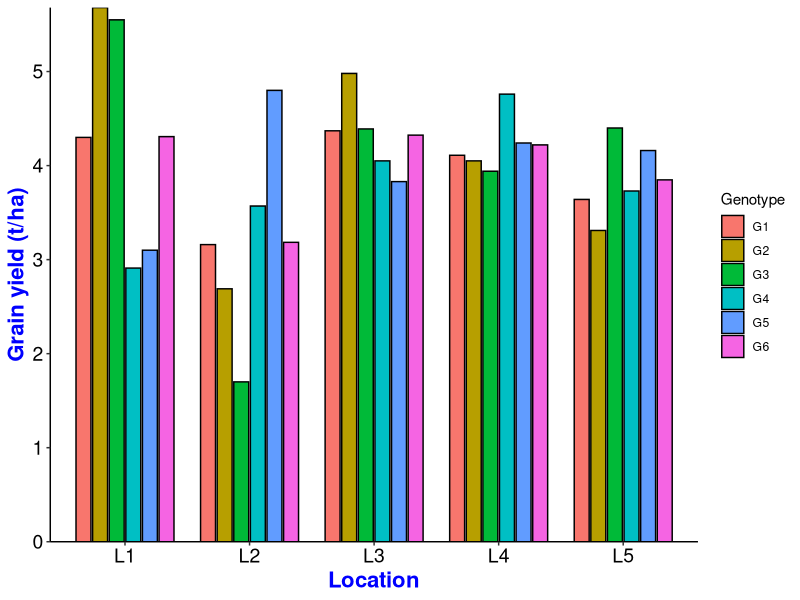
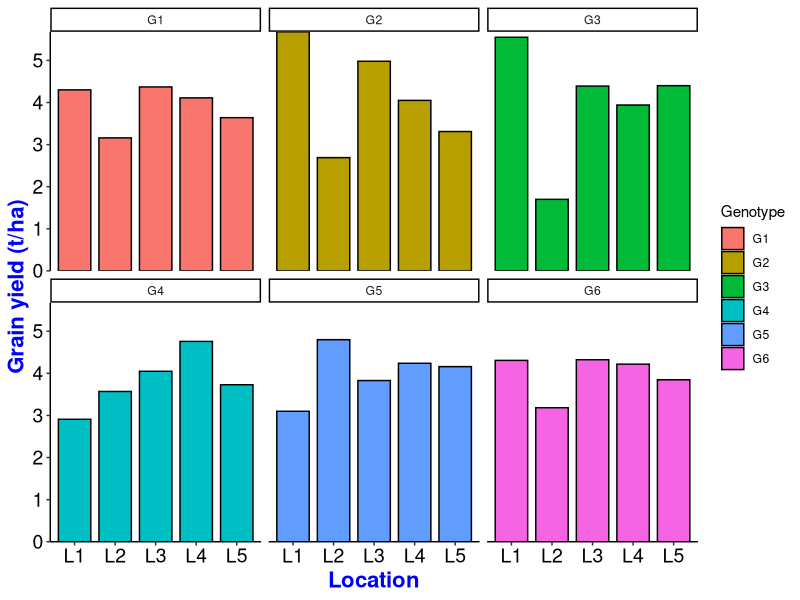
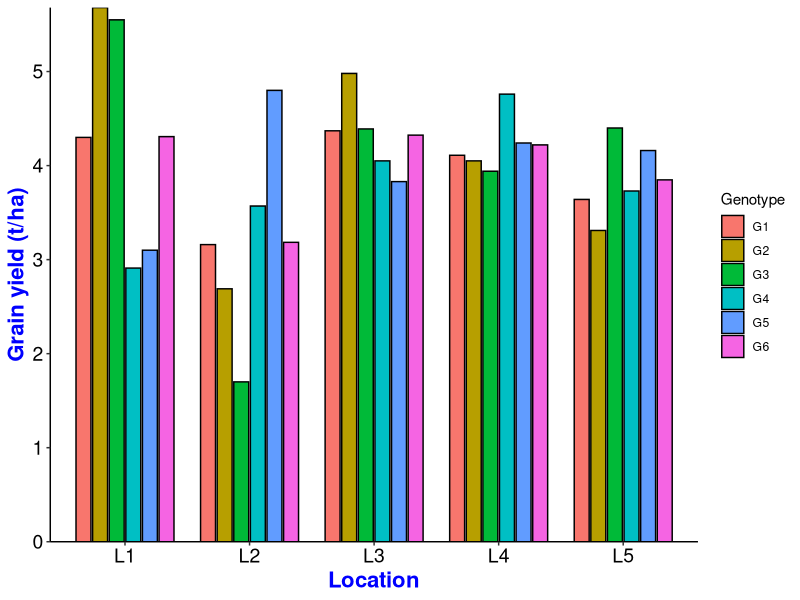
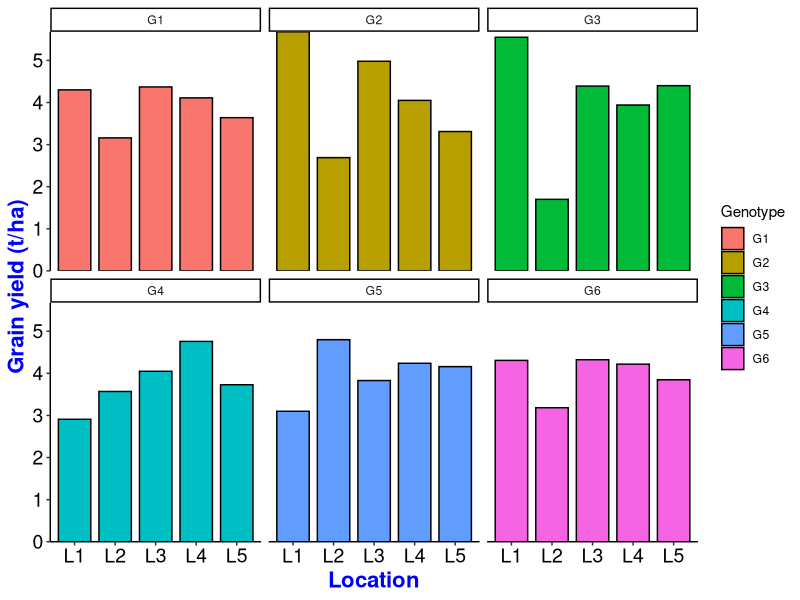

The R script that drew these images, in order:
### Draw a Bar plot
R<-read.csv("Bar plot Graph.csv")
R
attach(R)
library(ggplot2)

###
ggplot(R,aes(Location,GY,fill=Genotype))+
  geom_bar(stat = "identity",position = position_dodge2(),
           color="black",width = 0.8)+
  xlab("Location")+
  ylab("Grain yield (t/ha)")+
  theme_classic()+
  theme(axis.title.x = element_text(size = 16,color = "blue",face = "bold"),
        axis.title.y = element_text(size = 16,color = "blue",face = "bold"),
        axis.text.x = element_text(size = 14,color = "black",angle = 0),
        axis.text.y = element_text(size = 14,color = "black",angle = 0))+
  scale_y_continuous(expand = c(0,0))

ggsave("Barplot figure.png",height = 7,width = 14,dpi=200)
## Facet genotype
###
ggplot(R,aes(Location,GY,fill=Genotype))+
  geom_bar(stat = "identity",position = position_dodge2(),
           color="black",width = 0.8)+
  xlab("Location")+
  ylab("Grain yield (t/ha)")+
  theme_classic()+
  theme(axis.title.x = element_text(size = 16,color = "blue",face = "bold"),
        axis.title.y = element_text(size = 16,color = "blue",face = "bold"),
        axis.text.x = element_text(size = 14,color = "black",angle = 0),
        axis.text.y = element_text(size = 14,color = "black",angle = 0))+
  scale_y_continuous(expand = c(0,0))+
  facet_wrap(.~Genotype)
ggsave("Barplot figure1.png",height = 7,width = 14,dpi=200)
#### End
